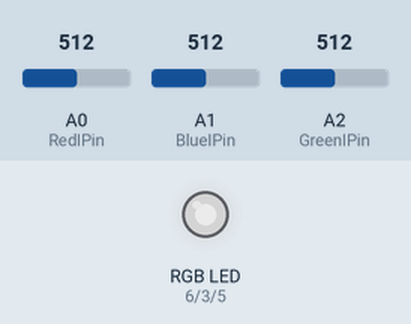
This sketch was run on a simulated Arduino Uno, built with avr-gcc and run on an emulated ATmega328P. On the bench: an RGB LED mixed from three pins (HIGH = lit). The test bench sets the inputs (shaded band); at power-on: A0 (RedIPin) = 512, A1 (BlueIPin) = 512, A2 (GreenIPin) = 512. Dim RGB values are drawn brighter than linear.

Above: at 1.2 s.
1.3 s: A0 (RedIPin) set to 716
At 2.5 s:
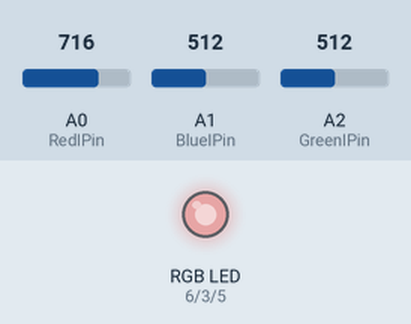
2.8 s: A1 (BlueIPin) set to 716
At 4.0 s:
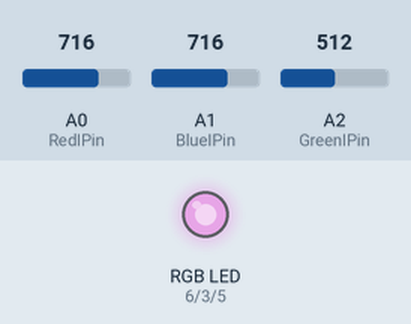
4.3 s: A2 (GreenIPin) set to 716
At 5.3 s:
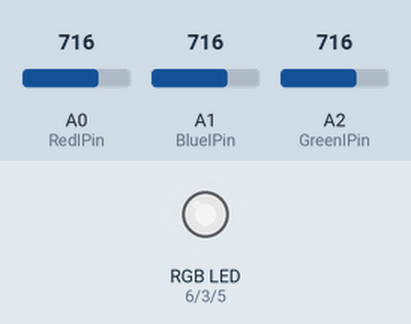
5.8 s: A0 (RedIPin) set to 900
At 6.6 s:
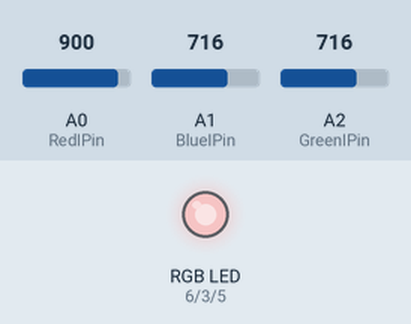
7.3 s: A1 (BlueIPin) set to 900
At 7.9 s:
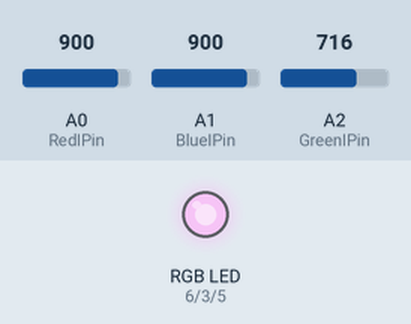
8.8 s: A2 (GreenIPin) set to 900
At 9.3 s:
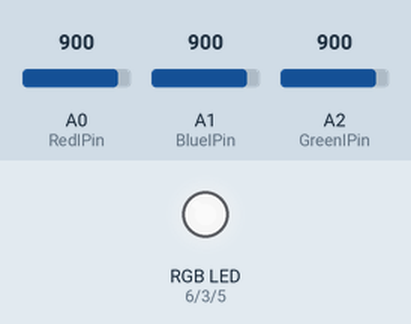
Timing chart, 0 to 11.3 s (numbered marks = the images above; inputs shaded):
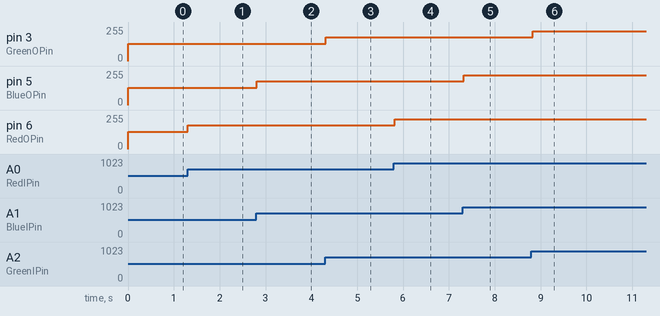

The sketch:

part1.ino
```cpp
int GreenOPin = 3; //green output is taken from pin 3
int BlueOPin = 5; //blue output is taken from pin 5
int RedOPin = 6; //red output is taken from pin 6
int GreenIPin = A2; //green input is taken from pin a2
int BlueIPin = A1; //blue output is taken from pin a1
int RedIPin = A0; //red output is taken from pin a0
int Green, Red, Blue;

void setup() {
    pinMode(GreenOPin,OUTPUT);
    pinMode(RedOPin,OUTPUT);
    pinMode(BlueOPin,OUTPUT);
    pinMode(GreenIPin,INPUT);
    pinMode(BlueIPin,INPUT);
    pinMode(RedIPin,INPUT);
}
void loop() {
    Green = analogRead(GreenIPin); //value between 0-1023 is read
    Blue = analogRead(BlueIPin); //value between 0-1023 is read
    Red = analogRead(RedIPin); //value between 0-1023 is read
    analogWrite(GreenOPin,Green/4); //divided by 4 since RGB is 0-255
    analogWrite(RedOPin,Red/4); //divided by 4 since RGB is 0-255
    analogWrite(BlueOPin,Blue/4); //divided by 4 since RGB is 0-255
    delay(100);
}
```

Measured:
- after the input at 1.3 s, pin 6 (RedOPin): 128/255 → 179/255 at once
- after the input at 2.8 s, pin 5 (BlueOPin): 128/255 → 179/255 at once
- after the input at 4.3 s, pin 3 (GreenOPin): 128/255 → 179/255 at once
- after the input at 5.8 s, pin 6 (RedOPin): 179/255 → 225/255 at once
- after the input at 7.3 s, pin 5 (BlueOPin): 179/255 → 225/255 at once
- after the input at 8.8 s, pin 3 (GreenOPin): 179/255 → 225/255 at once
